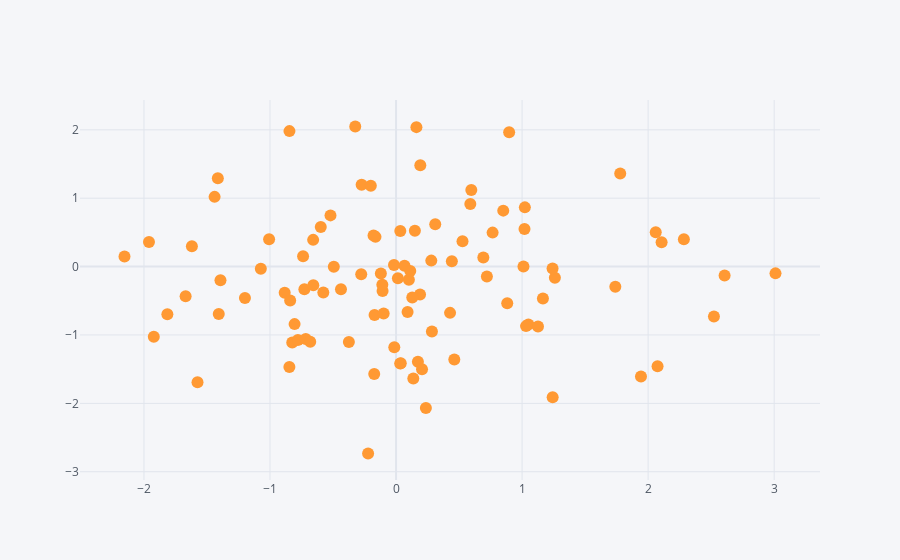

Source (notebook cell):
### Code cell
df.iplot(kind='scatter',x='A',y='B', mode='markers')
